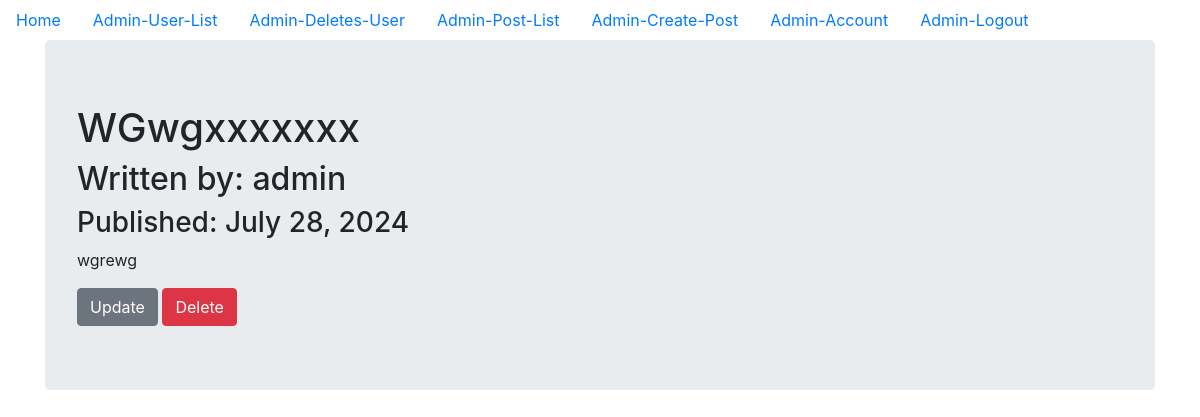
Before: /admin_read_post/2 (signed in) with the older database file.
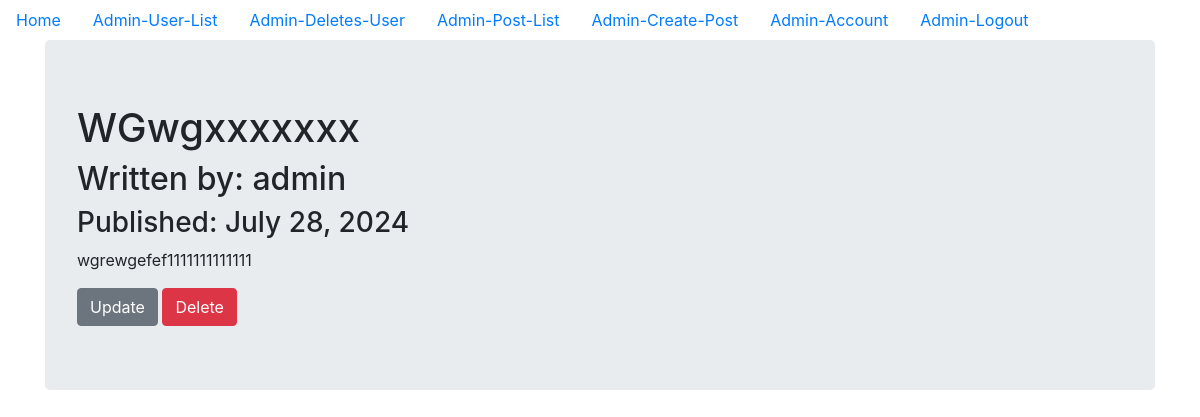
After: the same page with the newer database file.
### models.py (models this page shows, shortened)
class AdminBlogPost(db.Model):
    __tablename__ = 'adminblogpost_table'
    id = db.Column(db.Integer, primary_key=True)
    date = db.Column(db.DateTime, nullable=False, default=datetime.utcnow)
    title = db.Column(db.String(140), nullable=False)
    text = db.Column(db.Text, nullable=False)
    user_id = db.Column(db.Integer, db.ForeignKey('admin_table.id'), nullable=False)

### admin_site/admin_blog_post/views.py (the view)
@admin_blog_post_bp.route('/admin_read_post/<int:blog_post_id>')
@login_required
@reauth_required('user')
def admin_read_post(blog_post_id):
    blog_post = AdminBlogPost.query.get_or_404(blog_post_id)
    return render_template('admin_read_post.html',title=blog_post.title,
                            date=blog_post.date,post=blog_post)

### models.py (called while the page is built)
@login_manager.user_loader
def load_user(user_id):
    user = User.query.get(user_id)
    if user:
        return user
    admin = Admin.query.get(user_id)
    if admin:
        return admin
    return None

### reauthentication.py (called while the page is built)
def reauth_required(role):
    def decorator(f):
        @wraps(f)
        def decorated_function(*args, **kwargs):
            if not session.get('reauthenticated'):
                flash('Please re-authenticate to access this page.', 'warning')
                if role == 'user' and current_user.id != 0:
                    return redirect(url_for('admin_authentication_bp.admin_login', next=request.url))
                elif role == 'admin' and current_user.id == 0:
                    return redirect(url_for('user_authentication_bp.user_login', next=request.url))
            return f(*args, **kwargs)
        return decorated_function
    return decorator

### admin_site/templates/admin_read_post.html (shortened to what this page needs)
{% extends "base.html" %}
{% block content %}
<div class="jumbotron">
  <h1>{{ post.title }}</h1>
  <h2>Written by: {{post.admin_author.username}}</h2>
  <h3>Published: {{ post.date.strftime('%B %d, %Y') }}</h3>
  <p>{{post.text}}</p>
   {% if post.admin_author == current_user %}
     <div>
       <a class="btn btn-secondary" href="{{ url_for('admin_blog_post_bp.admin_update_post', blog_post_id=post.id) }}">Update</a>
       <button type="button" class="btn btn-danger" data-toggle="modal" data-target="#del_modal">Delete</button>
     </div>
   {% endif %}
</div>
{% endblock content %}

Changed rows visible on the page:
changed AdminBlogPost "WGwgxxxxxxx": text "wgrewg" → "wgrewgefef1111111111111"
